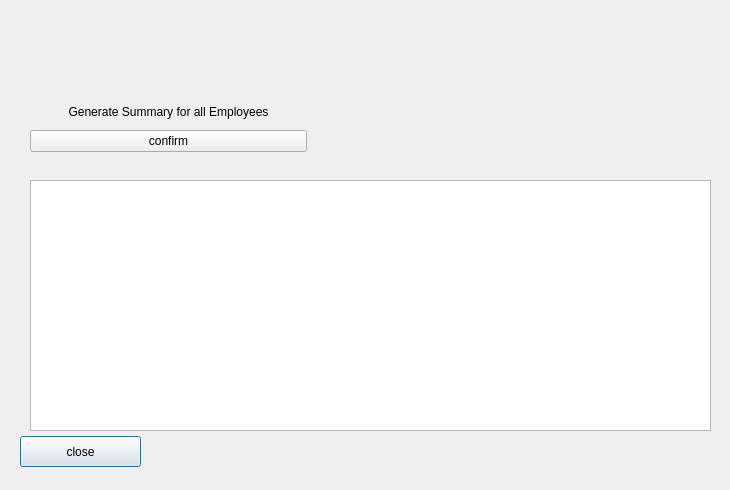
<?xml version="1.0" encoding="UTF-8"?>
<ui version="4.0">
 <class>ThirdWindow</class>
 <widget class="QDialog" name="ThirdWindow">
  <property name="geometry">
   <rect>
    <x>0</x>
    <y>0</y>
    <width>730</width>
    <height>490</height>
   </rect>
  </property>
  <property name="windowTitle">
   <string>cuNICS v1.0 -- Employee Summary</string>
  </property>
  <widget class="QPushButton" name="pushButton_Back">
   <property name="geometry">
    <rect>
     <x>20</x>
     <y>436</y>
     <width>121</width>
     <height>31</height>
    </rect>
   </property>
   <property name="text">
    <string>close</string>
   </property>
  </widget>
  <widget class="QTextBrowser" name="textBrowser">
   <property name="geometry">
    <rect>
     <x>30</x>
     <y>180</y>
     <width>681</width>
     <height>251</height>
    </rect>
   </property>
  </widget>
  <widget class="QWidget" name="layoutWidget">
   <property name="geometry">
    <rect>
     <x>30</x>
     <y>100</y>
     <width>277</width>
     <height>52</height>
    </rect>
   </property>
   <layout class="QVBoxLayout" name="verticalLayout">
    <item>
     <widget class="QLabel" name="label">
      <property name="layoutDirection">
       <enum>Qt::LeftToRight</enum>
      </property>
      <property name="text">
       <string>Generate Summary for all Employees</string>
      </property>
      <property name="alignment">
       <set>Qt::AlignCenter</set>
      </property>
     </widget>
    </item>
    <item>
     <widget class="QPushButton" name="pushButton">
      <property name="text">
       <string>confirm</string>
      </property>
     </widget>
    </item>
   </layout>
  </widget>
  <zorder>layoutWidget</zorder>
  <zorder>pushButton_Back</zorder>
  <zorder>textBrowser</zorder>
 </widget>
 <resources/>
 <connections/>
</ui>
